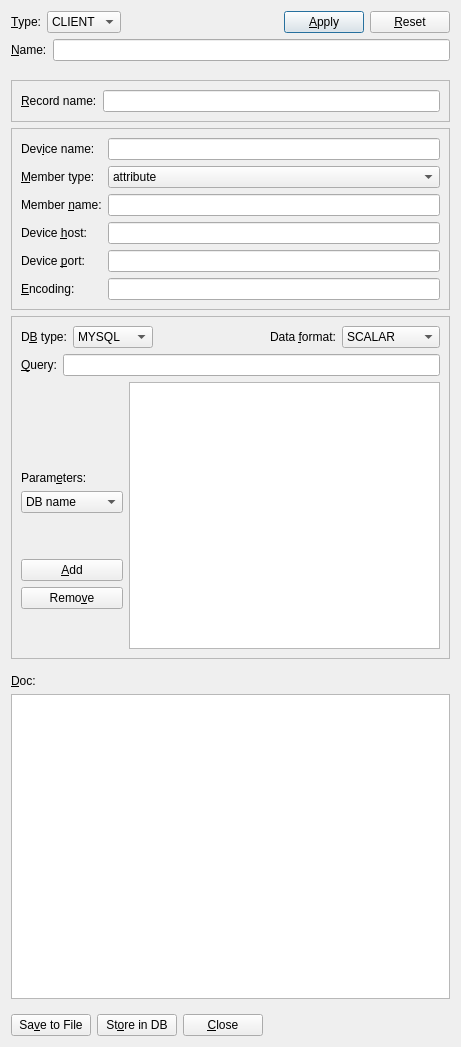
<?xml version="1.0" encoding="UTF-8"?>
<ui version="4.0">
 <class>DataSourceDlg</class>
 <widget class="QDialog" name="DataSourceDlg">
  <property name="geometry">
   <rect>
    <x>0</x>
    <y>0</y>
    <width>461</width>
    <height>1047</height>
   </rect>
  </property>
  <property name="windowTitle">
   <string>DataSource</string>
  </property>
  <layout class="QGridLayout" name="gridLayout_4">
   <item row="0" column="0">
    <layout class="QVBoxLayout" name="verticalLayout_4">
     <item>
      <layout class="QHBoxLayout" name="horizontalLayout">
       <item>
        <widget class="QLabel" name="typeLabel">
         <property name="text">
          <string>&amp;Type:</string>
         </property>
         <property name="buddy">
          <cstring>typeComboBox</cstring>
         </property>
        </widget>
       </item>
       <item>
        <widget class="QComboBox" name="typeComboBox">
         <item>
          <property name="text">
           <string>CLIENT</string>
          </property>
         </item>
         <item>
          <property name="text">
           <string>TANGO</string>
          </property>
         </item>
         <item>
          <property name="text">
           <string>DB</string>
          </property>
         </item>
        </widget>
       </item>
       <item>
        <spacer name="horizontalSpacer_2">
         <property name="orientation">
          <enum>Qt::Horizontal</enum>
         </property>
         <property name="sizeHint" stdset="0">
          <size>
           <width>40</width>
           <height>20</height>
          </size>
         </property>
        </spacer>
       </item>
       <item>
        <widget class="QPushButton" name="applyPushButton">
         <property name="text">
          <string>&amp;Apply</string>
         </property>
        </widget>
       </item>
       <item>
        <widget class="QPushButton" name="resetPushButton">
         <property name="text">
          <string>&amp;Reset</string>
         </property>
        </widget>
       </item>
      </layout>
     </item>
     <item>
      <widget class="QFrame" name="nameFrame">
       <property name="frameShape">
        <enum>QFrame::NoFrame</enum>
       </property>
       <property name="frameShadow">
        <enum>QFrame::Raised</enum>
       </property>
       <layout class="QFormLayout" name="formLayout_3">
        <property name="horizontalSpacing">
         <number>0</number>
        </property>
        <property name="verticalSpacing">
         <number>0</number>
        </property>
        <property name="margin">
         <number>0</number>
        </property>
        <item row="0" column="1">
         <layout class="QHBoxLayout" name="horizontalLayout_7">
          <item>
           <widget class="QLabel" name="nameLabel">
            <property name="text">
             <string>&amp;Name:  </string>
            </property>
            <property name="buddy">
             <cstring>cRecNameLineEdit</cstring>
            </property>
           </widget>
          </item>
          <item>
           <widget class="QLineEdit" name="nameLineEdit"/>
          </item>
         </layout>
        </item>
       </layout>
      </widget>
     </item>
     <item>
      <spacer name="verticalSpacer_4">
       <property name="orientation">
        <enum>Qt::Vertical</enum>
       </property>
       <property name="sizeType">
        <enum>QSizePolicy::Maximum</enum>
       </property>
       <property name="sizeHint" stdset="0">
        <size>
         <width>20</width>
         <height>13</height>
        </size>
       </property>
      </spacer>
     </item>
     <item>
      <widget class="QFrame" name="clientFrame">
       <property name="frameShape">
        <enum>QFrame::StyledPanel</enum>
       </property>
       <property name="frameShadow">
        <enum>QFrame::Raised</enum>
       </property>
       <layout class="QGridLayout" name="gridLayout_6">
        <property name="leftMargin">
         <number>9</number>
        </property>
        <property name="horizontalSpacing">
         <number>6</number>
        </property>
        <item row="0" column="0">
         <layout class="QHBoxLayout" name="horizontalLayout_2">
          <item>
           <widget class="QLabel" name="cRecNameLabel">
            <property name="text">
             <string>&amp;Record name:</string>
            </property>
            <property name="buddy">
             <cstring>cRecNameLineEdit</cstring>
            </property>
           </widget>
          </item>
          <item>
           <widget class="QLineEdit" name="cRecNameLineEdit"/>
          </item>
         </layout>
        </item>
       </layout>
      </widget>
     </item>
     <item>
      <widget class="QFrame" name="tangoFrame">
       <property name="frameShape">
        <enum>QFrame::StyledPanel</enum>
       </property>
       <property name="frameShadow">
        <enum>QFrame::Raised</enum>
       </property>
       <layout class="QGridLayout" name="gridLayout_7">
        <property name="leftMargin">
         <number>9</number>
        </property>
        <property name="topMargin">
         <number>9</number>
        </property>
        <item row="0" column="0">
         <layout class="QGridLayout" name="gridLayout_2">
          <item row="0" column="0">
           <widget class="QLabel" name="tDevNameLabel">
            <property name="text">
             <string>Dev&amp;ice name:</string>
            </property>
            <property name="buddy">
             <cstring>tDevNameLineEdit</cstring>
            </property>
           </widget>
          </item>
          <item row="0" column="1">
           <widget class="QLineEdit" name="tDevNameLineEdit"/>
          </item>
          <item row="1" column="0">
           <widget class="QLabel" name="tMemberLabel">
            <property name="text">
             <string>&amp;Member type:</string>
            </property>
            <property name="buddy">
             <cstring>tMemberComboBox</cstring>
            </property>
           </widget>
          </item>
          <item row="1" column="1">
           <widget class="QComboBox" name="tMemberComboBox">
            <item>
             <property name="text">
              <string>attribute</string>
             </property>
            </item>
            <item>
             <property name="text">
              <string>command</string>
             </property>
            </item>
            <item>
             <property name="text">
              <string>property</string>
             </property>
            </item>
           </widget>
          </item>
          <item row="2" column="0">
           <widget class="QLabel" name="tMemberNameLabel">
            <property name="text">
             <string>Member &amp;name:</string>
            </property>
            <property name="buddy">
             <cstring>tMemberNameLineEdit</cstring>
            </property>
           </widget>
          </item>
          <item row="2" column="1">
           <widget class="QLineEdit" name="tMemberNameLineEdit"/>
          </item>
          <item row="3" column="0">
           <widget class="QLabel" name="tHostLabel">
            <property name="text">
             <string>Device &amp;host:</string>
            </property>
            <property name="buddy">
             <cstring>tHostLineEdit</cstring>
            </property>
           </widget>
          </item>
          <item row="3" column="1">
           <widget class="QLineEdit" name="tHostLineEdit"/>
          </item>
          <item row="4" column="0">
           <widget class="QLabel" name="tPortLabel">
            <property name="text">
             <string>Device &amp;port:</string>
            </property>
            <property name="buddy">
             <cstring>tPortLineEdit</cstring>
            </property>
           </widget>
          </item>
          <item row="4" column="1">
           <widget class="QLineEdit" name="tPortLineEdit"/>
          </item>
          <item row="5" column="0">
           <widget class="QLabel" name="tEncodingLabel">
            <property name="text">
             <string>&amp;Encoding:</string>
            </property>
            <property name="buddy">
             <cstring>tEncodingLineEdit</cstring>
            </property>
           </widget>
          </item>
          <item row="5" column="1">
           <widget class="QLineEdit" name="tEncodingLineEdit"/>
          </item>
         </layout>
        </item>
       </layout>
      </widget>
     </item>
     <item>
      <widget class="QFrame" name="dbFrame">
       <property name="toolTip">
        <string/>
       </property>
       <property name="frameShape">
        <enum>QFrame::StyledPanel</enum>
       </property>
       <property name="frameShadow">
        <enum>QFrame::Raised</enum>
       </property>
       <layout class="QGridLayout" name="gridLayout_3">
        <item row="0" column="0">
         <layout class="QVBoxLayout" name="verticalLayout_3">
          <item>
           <layout class="QHBoxLayout" name="horizontalLayout_4">
            <item>
             <widget class="QLabel" name="dTypeLabel">
              <property name="text">
               <string>D&amp;B type:</string>
              </property>
              <property name="buddy">
               <cstring>dTypeComboBox</cstring>
              </property>
             </widget>
            </item>
            <item>
             <widget class="QComboBox" name="dTypeComboBox">
              <item>
               <property name="text">
                <string>MYSQL</string>
               </property>
              </item>
              <item>
               <property name="text">
                <string>PGSQL</string>
               </property>
              </item>
              <item>
               <property name="text">
                <string>ORACLE</string>
               </property>
              </item>
             </widget>
            </item>
            <item>
             <spacer name="dHorizontalSpacer">
              <property name="orientation">
               <enum>Qt::Horizontal</enum>
              </property>
              <property name="sizeHint" stdset="0">
               <size>
                <width>40</width>
                <height>20</height>
               </size>
              </property>
             </spacer>
            </item>
            <item>
             <widget class="QLabel" name="dFormatLabel">
              <property name="text">
               <string>Data &amp;format:</string>
              </property>
              <property name="buddy">
               <cstring>dFormatComboBox</cstring>
              </property>
             </widget>
            </item>
            <item>
             <widget class="QComboBox" name="dFormatComboBox">
              <item>
               <property name="text">
                <string>SCALAR</string>
               </property>
              </item>
              <item>
               <property name="text">
                <string>SPECTRUM</string>
               </property>
              </item>
              <item>
               <property name="text">
                <string>IMAGE</string>
               </property>
              </item>
             </widget>
            </item>
           </layout>
          </item>
          <item>
           <layout class="QHBoxLayout" name="horizontalLayout_6">
            <item>
             <widget class="QLabel" name="dQueryLabel">
              <property name="text">
               <string>&amp;Query:</string>
              </property>
              <property name="buddy">
               <cstring>dQueryLineEdit</cstring>
              </property>
             </widget>
            </item>
            <item>
             <widget class="QLineEdit" name="dQueryLineEdit"/>
            </item>
           </layout>
          </item>
          <item>
           <layout class="QHBoxLayout" name="horizontalLayout_3">
            <item>
             <layout class="QVBoxLayout" name="verticalLayout">
              <item>
               <spacer name="verticalSpacer_3">
                <property name="orientation">
                 <enum>Qt::Vertical</enum>
                </property>
                <property name="sizeHint" stdset="0">
                 <size>
                  <width>20</width>
                  <height>40</height>
                 </size>
                </property>
               </spacer>
              </item>
              <item>
               <widget class="QLabel" name="label">
                <property name="text">
                 <string>Param&amp;eters:</string>
                </property>
                <property name="buddy">
                 <cstring>dParamComboBox</cstring>
                </property>
               </widget>
              </item>
              <item>
               <widget class="QComboBox" name="dParamComboBox">
                <item>
                 <property name="text">
                  <string>DB name</string>
                 </property>
                </item>
                <item>
                 <property name="text">
                  <string>DB host</string>
                 </property>
                </item>
                <item>
                 <property name="text">
                  <string>DB port</string>
                 </property>
                </item>
                <item>
                 <property name="text">
                  <string>DB user</string>
                 </property>
                </item>
                <item>
                 <property name="text">
                  <string>DB password</string>
                 </property>
                </item>
                <item>
                 <property name="text">
                  <string>Mysql cnf</string>
                 </property>
                </item>
                <item>
                 <property name="text">
                  <string>Oracle mode</string>
                 </property>
                </item>
                <item>
                 <property name="text">
                  <string>Oracle DSN</string>
                 </property>
                </item>
               </widget>
              </item>
              <item>
               <spacer name="verticalSpacer_2">
                <property name="orientation">
                 <enum>Qt::Vertical</enum>
                </property>
                <property name="sizeType">
                 <enum>QSizePolicy::Minimum</enum>
                </property>
                <property name="sizeHint" stdset="0">
                 <size>
                  <width>20</width>
                  <height>40</height>
                 </size>
                </property>
               </spacer>
              </item>
              <item>
               <widget class="QPushButton" name="dAddPushButton">
                <property name="text">
                 <string>&amp;Add</string>
                </property>
               </widget>
              </item>
              <item>
               <widget class="QPushButton" name="dRemovePushButton">
                <property name="text">
                 <string>Remo&amp;ve</string>
                </property>
               </widget>
              </item>
              <item>
               <spacer name="verticalSpacer">
                <property name="orientation">
                 <enum>Qt::Vertical</enum>
                </property>
                <property name="sizeType">
                 <enum>QSizePolicy::Maximum</enum>
                </property>
                <property name="sizeHint" stdset="0">
                 <size>
                  <width>20</width>
                  <height>40</height>
                 </size>
                </property>
               </spacer>
              </item>
             </layout>
            </item>
            <item>
             <widget class="QTableWidget" name="dParameterTableWidget"/>
            </item>
           </layout>
          </item>
         </layout>
        </item>
       </layout>
      </widget>
     </item>
     <item>
      <widget class="QFrame" name="docFrame">
       <property name="frameShape">
        <enum>QFrame::NoFrame</enum>
       </property>
       <property name="frameShadow">
        <enum>QFrame::Raised</enum>
       </property>
       <layout class="QGridLayout" name="gridLayout_5">
        <property name="leftMargin">
         <number>0</number>
        </property>
        <property name="rightMargin">
         <number>0</number>
        </property>
        <item row="0" column="0">
         <layout class="QVBoxLayout" name="verticalLayout_2">
          <item>
           <widget class="QLabel" name="docLabel">
            <property name="text">
             <string>&amp;Doc:</string>
            </property>
            <property name="buddy">
             <cstring>docTextEdit</cstring>
            </property>
           </widget>
          </item>
          <item>
           <widget class="QTextEdit" name="docTextEdit"/>
          </item>
         </layout>
        </item>
       </layout>
      </widget>
     </item>
     <item>
      <widget class="QFrame" name="closeSaveFrame">
       <property name="frameShape">
        <enum>QFrame::NoFrame</enum>
       </property>
       <property name="frameShadow">
        <enum>QFrame::Raised</enum>
       </property>
       <layout class="QGridLayout" name="gridLayout">
        <property name="margin">
         <number>0</number>
        </property>
        <item row="0" column="0">
         <layout class="QHBoxLayout" name="horizontalLayout_5">
          <item>
           <widget class="QPushButton" name="savePushButton">
            <property name="text">
             <string>Sa&amp;ve to File</string>
            </property>
           </widget>
          </item>
          <item>
           <widget class="QPushButton" name="storePushButton">
            <property name="text">
             <string>St&amp;ore in DB</string>
            </property>
           </widget>
          </item>
          <item>
           <widget class="QPushButton" name="closePushButton">
            <property name="text">
             <string>&amp;Close</string>
            </property>
           </widget>
          </item>
          <item>
           <spacer name="horizontalSpacer">
            <property name="orientation">
             <enum>Qt::Horizontal</enum>
            </property>
            <property name="sizeHint" stdset="0">
             <size>
              <width>40</width>
              <height>20</height>
             </size>
            </property>
           </spacer>
          </item>
         </layout>
        </item>
       </layout>
      </widget>
     </item>
    </layout>
   </item>
  </layout>
 </widget>
 <tabstops>
  <tabstop>typeComboBox</tabstop>
  <tabstop>nameLineEdit</tabstop>
  <tabstop>cRecNameLineEdit</tabstop>
  <tabstop>tDevNameLineEdit</tabstop>
  <tabstop>tMemberComboBox</tabstop>
  <tabstop>tMemberNameLineEdit</tabstop>
  <tabstop>tHostLineEdit</tabstop>
  <tabstop>tPortLineEdit</tabstop>
  <tabstop>tEncodingLineEdit</tabstop>
  <tabstop>dTypeComboBox</tabstop>
  <tabstop>dFormatComboBox</tabstop>
  <tabstop>dQueryLineEdit</tabstop>
  <tabstop>dParameterTableWidget</tabstop>
  <tabstop>dParamComboBox</tabstop>
  <tabstop>dAddPushButton</tabstop>
  <tabstop>dRemovePushButton</tabstop>
  <tabstop>docTextEdit</tabstop>
  <tabstop>savePushButton</tabstop>
  <tabstop>storePushButton</tabstop>
  <tabstop>closePushButton</tabstop>
  <tabstop>applyPushButton</tabstop>
  <tabstop>resetPushButton</tabstop>
 </tabstops>
 <resources/>
 <connections/>
</ui>
